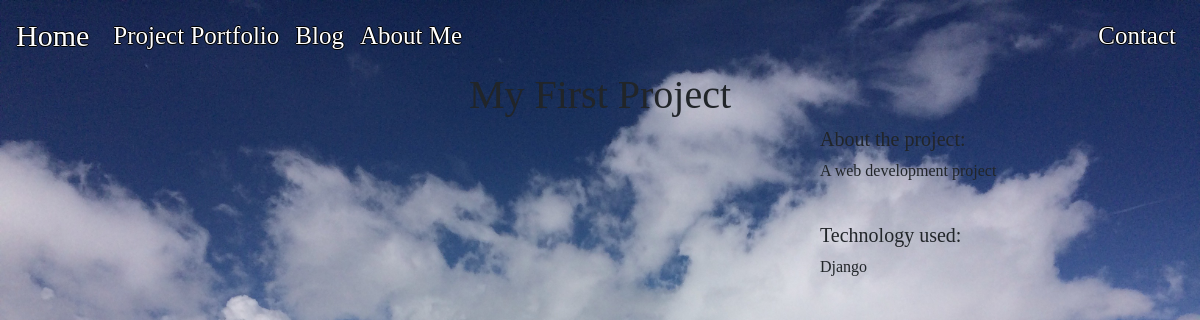
Before: /projects/1 with the older database file.
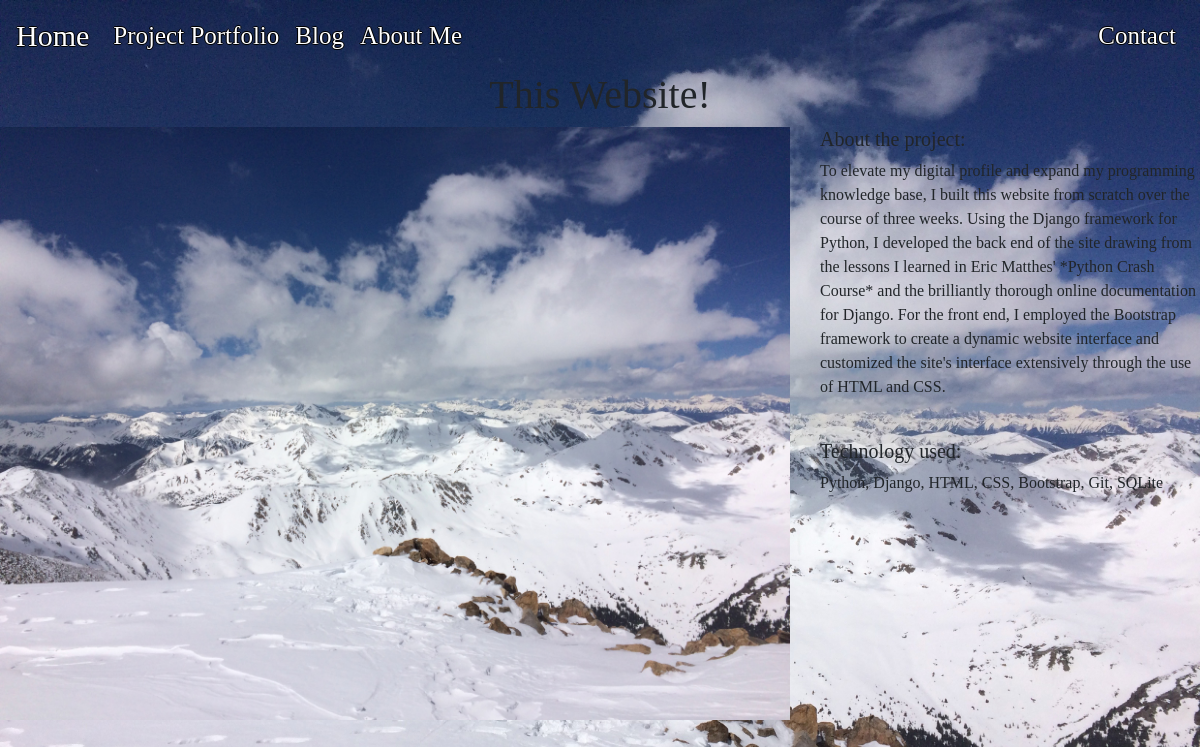
After: the same page with the newer database file.
### projects/models.py (models this page shows, shortened)
class Project(models.Model):
    title = models.CharField(max_length=200)
    description = models.TextField()
    technology = models.CharField(max_length=200)
    image = models.FilePathField(path='static/images/', default='static/images/pro.jpg')

### projects/views.py (the view)
# urls.py: path('<int:pk>', views.project_detail, name="project_detail"),
def project_detail(request, pk):
    project = Project.objects.get(pk=pk)
    context = {'project': project}
    return render(request, 'project_detail.html', context)

### projects/templates/project_detail.html
<!DOCTYPE html>
{% extends "base.html" %}
{% load staticfiles %}
{% block page_content %}
<h1>{{ project.title }}</h1>
<div class="row">
    <div class="col-md-8">
        <img src="{% static project.image %}" alt="" width="100%">
    </div>
    <div class="col-md-4">
        <h5>About the project:</h5>
        <p class='content-markdown'>{{ project.description }}</p>
        <br>
        <h5>Technology used:</h5>
        <p>{{ project.technology }}</p>
    </div>
</div>
{% endblock %}

Changed rows visible on the page:
changed Project: title "My First Project" → "This Website!"; image: picture added; description "A web development project" → "To elevate my digital profile and expand my programming knowledge base, I built this website from scratch over the course of three weeks. Using the Django framework for Python, I developed the back end of the site drawing from the lessons I learned in Eric Matthes' *Python Crash Course* and the brilliantly thorough online documentation for Django. For the front end, I employed the Bootstrap framework to create a dynamic website interface and customized the site's interface extensively through the use of HTML and CSS."; technology "Django" → "Python, Django, HTML, CSS, Bootstrap, Git, SQLite"
